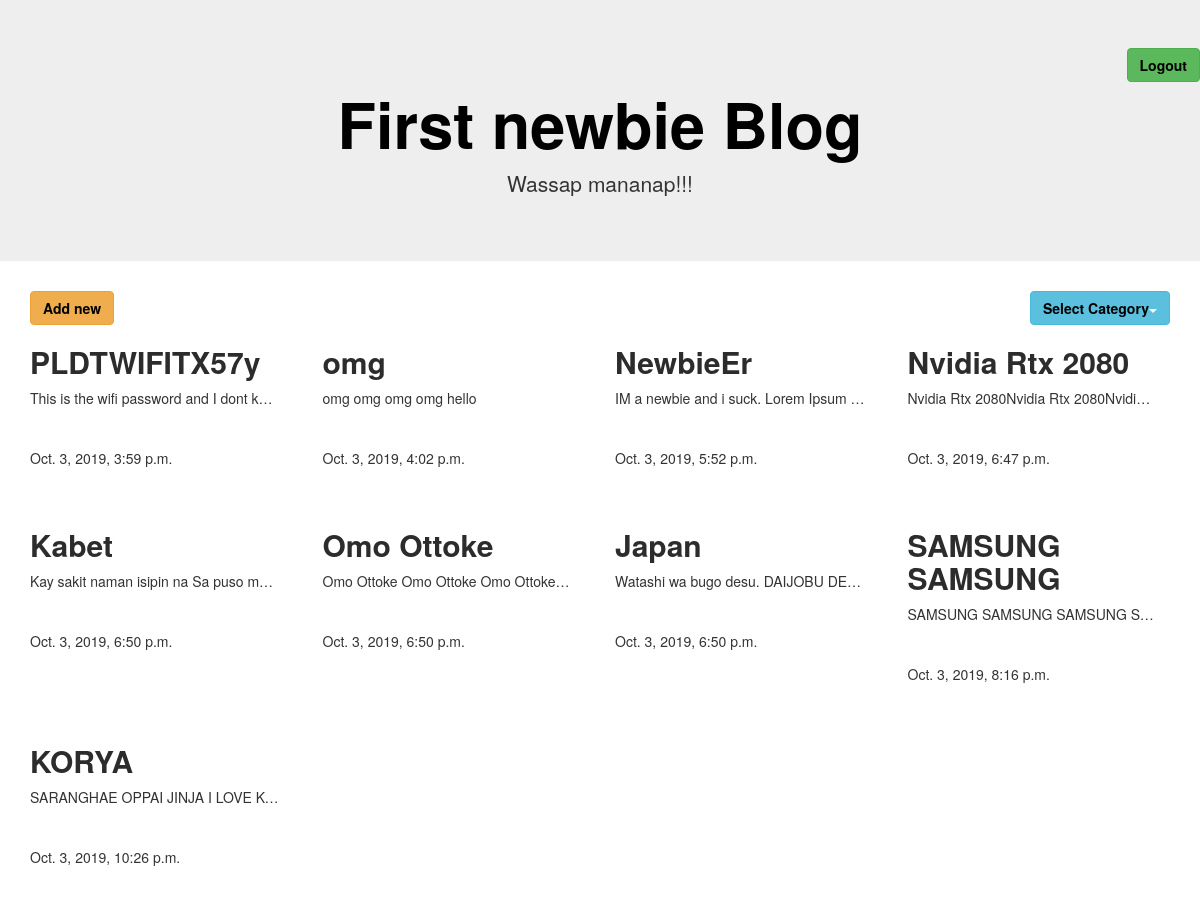
The app's page / (signed in), older data.
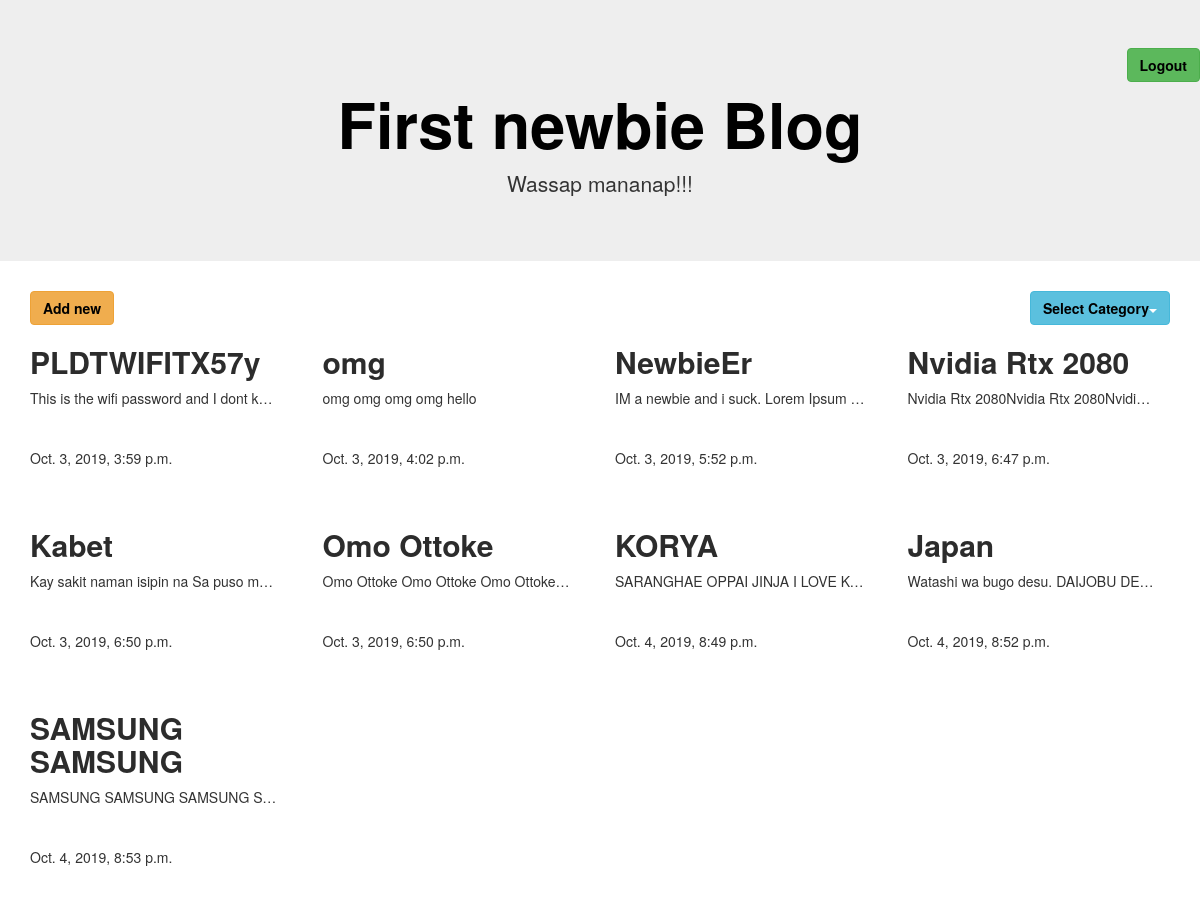
The same page, newer data.
### userApp/models.py (models this page shows, shortened)
class Content(models.Model):
    title = models.CharField(max_length=100)
    cont = models.TextField()
    date_published = models.DateTimeField(default=timezone.now)
    author = models.ForeignKey(settings.AUTH_USER_MODEL, on_delete=models.CASCADE)
    category = models.ForeignKey(Category, on_delete = models.CASCADE, null = True)
    tags = TaggableManager()
    image = models.ImageField(upload_to='images/', null =True)

### userApp/views.py (the view)
# urls.py: path('', ContList.as_view(), name = 'contList'),
class ContList(LoginRequiredMixin,TemplateView):
    login_url = '/accounts/login/'
    template_name = "contentList.html"
    def get(self, request, **kwargs):
        contents = Content.objects.filter(date_published__lte = timezone.now()).order_by('date_published')
        category_list = Category.objects.all()
        return render(request,self.template_name, {"queryset":contents, "category_list": category_list})

### userApp/templates/contentList.html (shortened to what this page needs)
    {% extends 'base.html' %}
        {% block content %}
            <div class="dropdown">
                <button type="button" class="btn btn-warning"><a href="{% url 'contNew' %}" >Add new</a></button>
                <button class="btn btn-info dropdown-toggle pull-right " type="button" data-toggle="dropdown"><a href="">Select Category</a><span class="caret"></span></button>
              </div>
            <div class="row">
                {% for con in queryset %}
                    <div class="col-sm-3">
                        <h2><a href="{% url 'contDetail' content_id=con.id %}">{{ con.title }}</a></h2>
                        <p>{{ con.cont }}</p>
                        <p>{{ con.date_published }}</p>
                    </div>
                {% endfor %}
            </div>
    </body>
    {% endblock %}

### userApp/templates/base.html (shortened to what this page needs)
<!DOCTYPE html>
{% load static %}
<html>
    <head>
        <link rel="stylesheet" href="https://maxcdn.bootstrapcdn.com/bootstrap/3.4.0/css/bootstrap.min.css">
        <link rel="stylesheet" href="//maxcdn.bootstrapcdn.com/bootstrap/3.2.0/css/bootstrap.min.css">
        <link rel="stylesheet" href="{% static 'css/userApp.css' %}">
    </head>
    <body>
        <div class="jumbotron">
                <button type="button" id="logoutbtn" class="btn btn-success pull-right "><a href="{% url 'logout' %}">Logout</a></button>
                <br>
                <div class="text-center">
                    <h1><a href="/">First newbie Blog</a></h1>
                    <p>Wassap mananap!!!</p>
                </div>
        </div>
        <div class="container">
        {% block content %}
        {% endblock %}
    </body>
</html>

### userApp/static/css/userApp.css (style rules this page uses)
.col-sm-3 p { width: 250px; height: 50px; white-space: nowrap; overflow: hidden; text-overflow: ellipsis; }
.col-sm-3 a { color: #2c2c2c; font-weight: bold; }
.btn-warning a { color: black; font-weight: bold; }
.btn-info a { color: black; font-weight: bold; text-align: right; }
#logoutbtn a { color: black; font-weight: bold; }
.text-center a { color: black; font-weight: bold; }

Row changes from the older to the newer data that the page shows:
changed Content "KORYA": date_published "Oct. 3, 2019, 10:26 p.m." → "Oct. 4, 2019, 8:49 p.m."; moves up the list
changed Content "Japan": date_published "Oct. 3, 2019, 6:50 p.m." → "Oct. 4, 2019, 8:52 p.m."
changed Content "SAMSUNG SAMSUNG": date_published "Oct. 3, 2019, 8:16 p.m." → "Oct. 4, 2019, 8:53 p.m."
